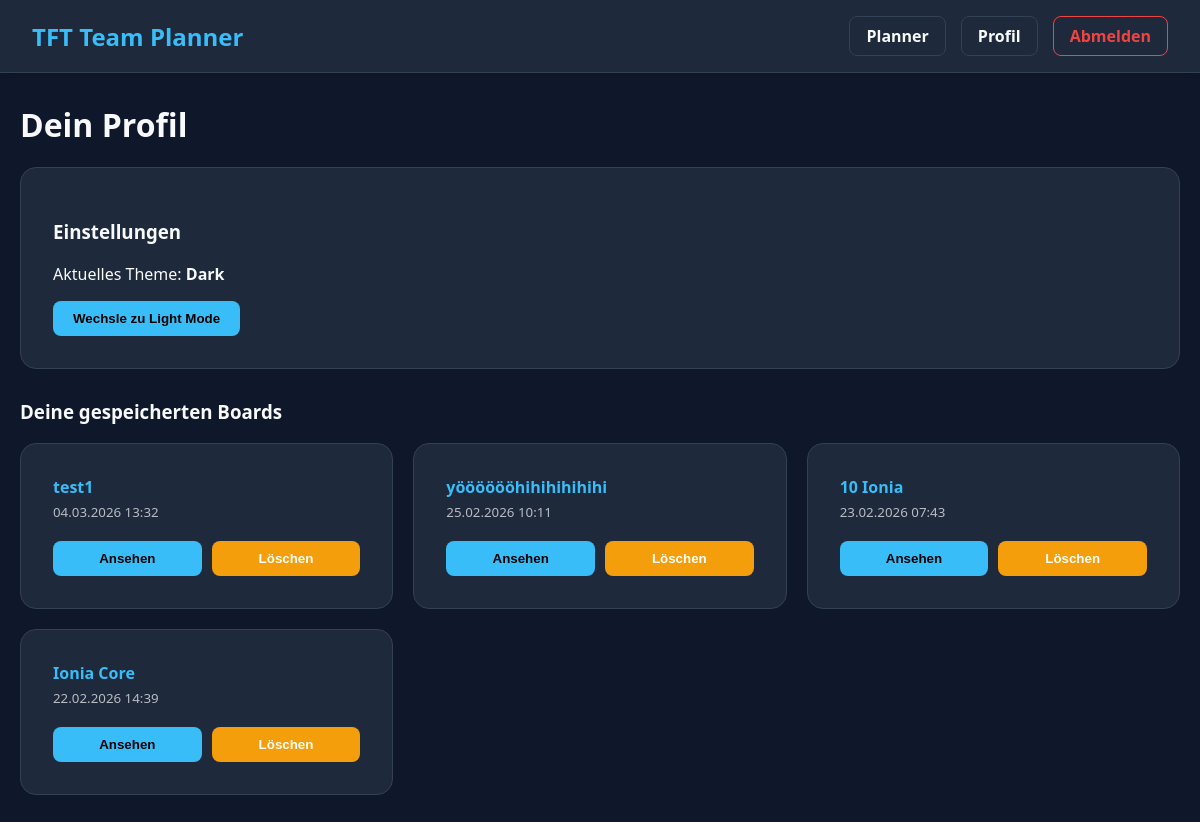
The app's page /profile (signed in), older data.
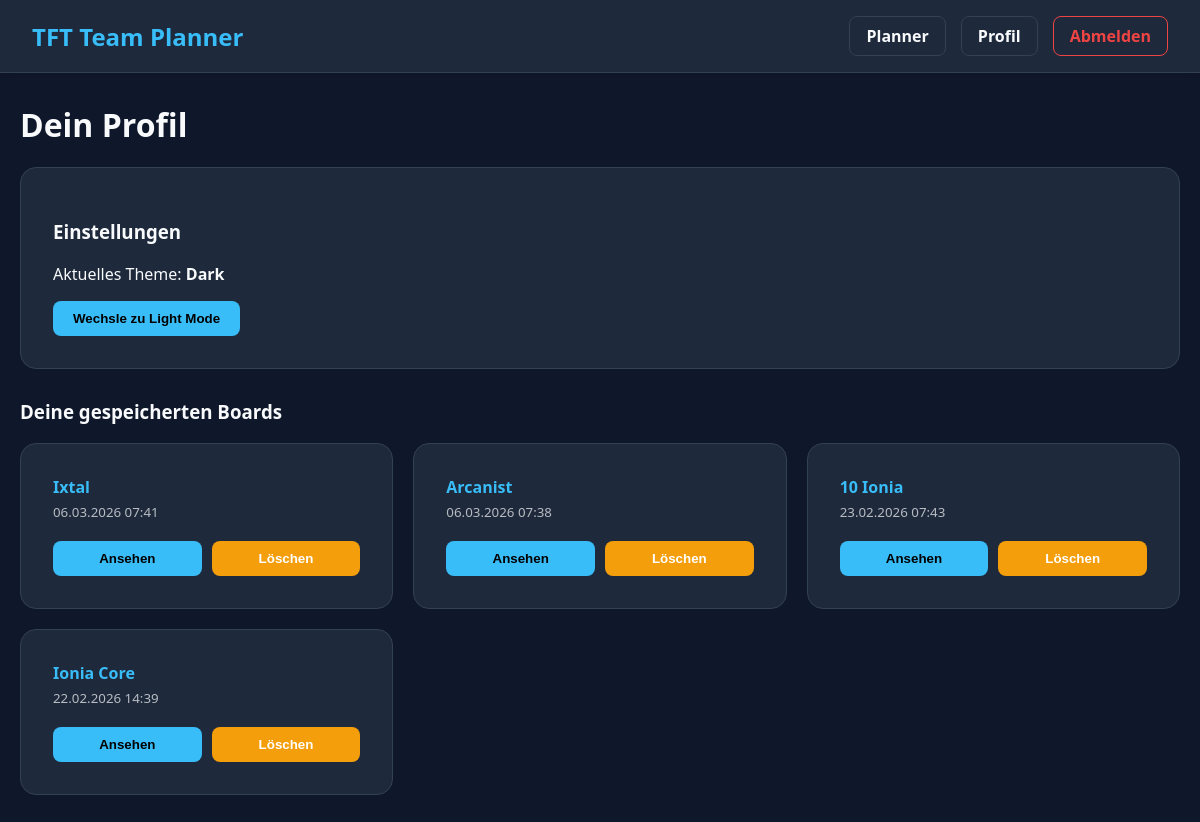
The same page, newer data.
### models.py (models this page shows)
class User(db.Model):
    id = db.Column(db.Integer, primary_key=True)
    username = db.Column(db.String(80), unique=True, nullable=False)
    password_hash = db.Column(db.String(200), nullable=False)
    theme = db.Column(db.String(20), default='dark', nullable=False)
    boards = db.relationship('Board', backref='author', lazy=True)

class Board(db.Model):
    id = db.Column(db.Integer, primary_key=True)
    name = db.Column(db.String(100), nullable=False) # Name des Boards (z.B. "Void Brawler")
    board_data = db.Column(db.Text, nullable=False)
    created_at = db.Column(db.DateTime, nullable=False, default=datetime.utcnow)
    user_id = db.Column(db.Integer, db.ForeignKey('user.id'), nullable=False)

### app.py (the view)
@app.route('/profile')
def profile():
    if 'user_id' not in session: return redirect(url_for('index'))
    user = User.query.get(session['user_id'])
    user_boards = Board.query.filter_by(user_id=user.id).order_by(Board.created_at.desc()).all()
    return render_template('profile.html', user=user, boards=user_boards)

### templates/profile.html
{% extends "base.html" %}
{% block content %}
<div id="profile-section">
    <h1>Dein Profil</h1>
    <div class="settings-card" style="margin-bottom: 30px;">
        <h3>Einstellungen</h3>
        <p>Aktuelles Theme: <strong>{{ user.theme | title }}</strong></p>
        <button onclick="toggleTheme()">Wechsle zu {{ 'Dark' if user.theme == 'light' else 'Light' }} Mode</button>
    </div>
    <div class="boards-container">
        <h3>Deine gespeicherten Boards</h3>
        <div class="boards-grid" style="display: grid; grid-template-columns: repeat(auto-fill, minmax(280px, 1fr)); gap: 20px; margin-top: 15px;">
            {% for board in boards %}
            <div class="board-card" style="display: flex; flex-direction: column;">
                <h4 style="margin: 0 0 5px 0; color: var(--accent-color);">{{ board.name }}</h4>
                <small style="opacity: 0.7; margin-bottom: 20px;">{{ board.created_at.strftime('%d.%m.%Y %H:%M') }}</small>
                <div style="display: flex; gap: 10px; margin-top: auto;">
                    <button onclick="loadBoard('{{ board.id }}')" style="flex: 1;">Ansehen</button>
                    <button class="clear-btn" onclick="deleteBoard('{{ board.id }}')" style="flex: 1;">Löschen</button>
                </div>
            </div>
            {% else %}
            <p>Du hast noch keine Boards gespeichert.</p>
            {% endfor %}
        </div>
    </div>
</div>
{% endblock %}

### templates/base.html (shortened to what this page needs)
<!DOCTYPE html>
<html lang="de">
<head>
    <link rel="stylesheet" href="{{ url_for('static', filename='css/style.css') }}">
</head>
<body class="dark-mode">
    <nav class="main-nav">
        <div class="nav-container">
            <span class="logo" id="logo-easter-egg" style="cursor: pointer;" title="Nichts zu sehen hier...">TFT Team Planner</span>
            {% if session['user_id'] %}
            <div class="nav-links">
                <a href="{{ url_for('planner') }}">Planner</a>
                <a href="{{ url_for('profile') }}">Profil</a>
                <a href="{{ url_for('logout') }}" class="logout-link">Abmelden</a>
            </div>
            {% endif %}
        </div>
    </nav>
    <main class="content-wrapper">
        {% block content %}{% endblock %}
    </main>
</body>
</html>

### static/css/style.css (style rules this page uses)
:root { --bg-color: #0f172a; --card-bg: #1e293b; --text-color: #f8fafc; --border-color: #334155; --accent-color: #38bdf8; --accent-hover: #7dd3fc; --input-bg: #111827; --danger: #ef4444; --warning: #f59e0b; --success: #10b981; --inactive-bg: rgba(0, 0, 0, 0.2); }
html { overflow-y: scroll; }
* { box-sizing: border-box; transition: background-color 0.2s, border-color 0.2s, transform 0.2s, color 0.2s, opacity 0.2s; scrollbar-width: thin; scrollbar-color: var(--border-color) var(--input-bg); }
body { background-color: var(--bg-color); color: var(--text-color); font-family: 'Segoe UI', Roboto, sans-serif; margin: 0; min-height: 100vh; }
.main-nav { background: var(--card-bg); border-bottom: 1px solid var(--border-color); padding: 1rem 2rem; margin-bottom: 30px; box-shadow: 0 4px 6px -1px rgba(0, 0, 0, 0.1); }
.nav-container { max-width: 1200px; margin: 0 auto; display: flex; justify-content: space-between; align-items: center; min-height: 40px; }
.logo { font-weight: bold; font-size: 1.5rem; color: var(--accent-color); }
.nav-links { display: flex; gap: 15px; align-items: center; }
.nav-links a { color: var(--text-color); text-decoration: none; font-weight: 600; padding: 8px 16px; border-radius: 8px; background-color: var(--card-bg); border: 1px solid var(--border-color); }
.nav-links a.logout-link { color: var(--danger) !important; border-color: var(--danger); }
.content-wrapper { max-width: 1200px; margin: 0 auto; padding: 0 20px 40px; }
.settings-card, .board-card { background: var(--card-bg); padding: 2rem; border-radius: 16px; border: 1px solid var(--border-color); }
button { padding: 10px 20px; border-radius: 8px; border: none; font-weight: bold; cursor: pointer; background: var(--accent-color); color: #000; }
button.clear-btn { background: var(--warning); color: #fff; }

Row changes from the older to the newer data that the page shows:
removed Board: name "test1", created_at "04.03.2026 13:32"
removed Board: name "yööööööhihihihihihi", created_at "25.02.2026 10:11"
added Board: name "Ixtal", created_at "06.03.2026 07:41"
added Board: name "Arcanist", created_at "06.03.2026 07:38"
